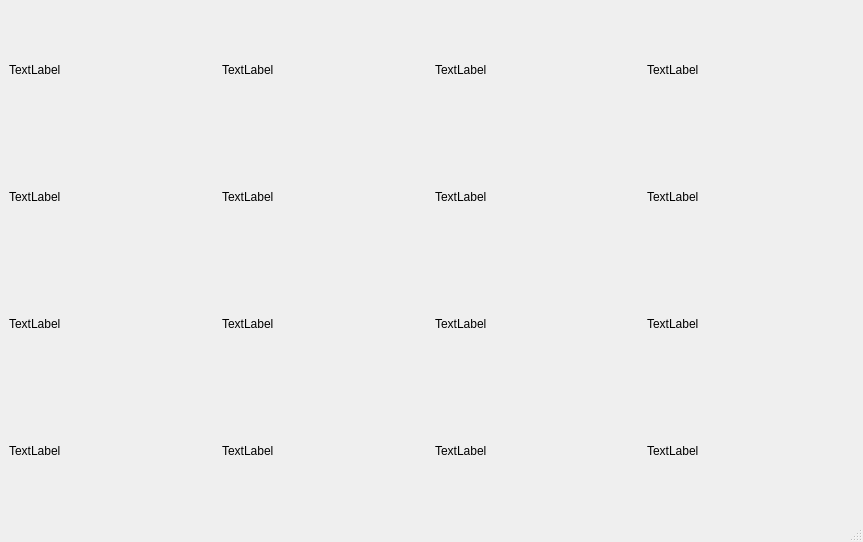
<?xml version="1.0" encoding="UTF-8"?>
<ui version="4.0">
 <class>MainWindow</class>
 <widget class="QMainWindow" name="MainWindow">
  <property name="geometry">
   <rect>
    <x>0</x>
    <y>0</y>
    <width>863</width>
    <height>542</height>
   </rect>
  </property>
  <property name="windowTitle">
   <string>MainWindow</string>
  </property>
  <widget class="QWidget" name="centralwidget">
   <layout class="QGridLayout" name="gridLayout">
    <item row="0" column="0">
     <widget class="QLabel" name="label">
      <property name="text">
       <string>TextLabel</string>
      </property>
     </widget>
    </item>
    <item row="2" column="0">
     <widget class="QLabel" name="label_2">
      <property name="text">
       <string>TextLabel</string>
      </property>
     </widget>
    </item>
    <item row="4" column="0">
     <widget class="QLabel" name="label_4">
      <property name="text">
       <string>TextLabel</string>
      </property>
     </widget>
    </item>
    <item row="5" column="0">
     <widget class="QLabel" name="label_3">
      <property name="text">
       <string>TextLabel</string>
      </property>
     </widget>
    </item>
    <item row="0" column="1">
     <widget class="QLabel" name="label_7">
      <property name="text">
       <string>TextLabel</string>
      </property>
     </widget>
    </item>
    <item row="2" column="1">
     <widget class="QLabel" name="label_5">
      <property name="text">
       <string>TextLabel</string>
      </property>
     </widget>
    </item>
    <item row="4" column="1">
     <widget class="QLabel" name="label_6">
      <property name="text">
       <string>TextLabel</string>
      </property>
     </widget>
    </item>
    <item row="5" column="1">
     <widget class="QLabel" name="label_8">
      <property name="text">
       <string>TextLabel</string>
      </property>
     </widget>
    </item>
    <item row="0" column="2">
     <widget class="QLabel" name="label_10">
      <property name="text">
       <string>TextLabel</string>
      </property>
     </widget>
    </item>
    <item row="2" column="2">
     <widget class="QLabel" name="label_9">
      <property name="text">
       <string>TextLabel</string>
      </property>
     </widget>
    </item>
    <item row="4" column="2">
     <widget class="QLabel" name="label_11">
      <property name="text">
       <string>TextLabel</string>
      </property>
     </widget>
    </item>
    <item row="5" column="2">
     <widget class="QLabel" name="label_12">
      <property name="text">
       <string>TextLabel</string>
      </property>
     </widget>
    </item>
    <item row="0" column="3">
     <widget class="QLabel" name="label_13">
      <property name="text">
       <string>TextLabel</string>
      </property>
     </widget>
    </item>
    <item row="2" column="3">
     <widget class="QLabel" name="label_14">
      <property name="text">
       <string>TextLabel</string>
      </property>
     </widget>
    </item>
    <item row="4" column="3">
     <widget class="QLabel" name="label_15">
      <property name="text">
       <string>TextLabel</string>
      </property>
     </widget>
    </item>
    <item row="5" column="3">
     <widget class="QLabel" name="label_16">
      <property name="text">
       <string>TextLabel</string>
      </property>
     </widget>
    </item>
   </layout>
  </widget>
  <widget class="QMenuBar" name="menubar">
   <property name="geometry">
    <rect>
     <x>0</x>
     <y>0</y>
     <width>863</width>
     <height>22</height>
    </rect>
   </property>
  </widget>
  <widget class="QStatusBar" name="statusbar"/>
 </widget>
 <resources/>
 <connections/>
</ui>
